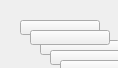
      <widget class="QWidget" name="MyHandarea">
       <property name="geometry">
        <rect>
         <x>0</x>
         <y>0</y>
         <width>118</width>
         <height>68</height>
        </rect>
       </property>
       <widget class="QPushButton" name="Myhand_9">
        <property name="geometry">
         <rect>
          <x>90</x>
          <y>90</y>
          <width>80</width>
          <height>15</height>
         </rect>
        </property>
       </widget>
       <widget class="QPushButton" name="Myhand_4">
        <property name="geometry">
         <rect>
          <x>40</x>
          <y>40</y>
          <width>80</width>
          <height>15</height>
         </rect>
        </property>
       </widget>
       <widget class="QPushButton" name="Myhand_2">
        <property name="geometry">
         <rect>
          <x>20</x>
          <y>20</y>
          <width>80</width>
          <height>15</height>
         </rect>
        </property>
       </widget>
       <widget class="QPushButton" name="Myhand_8">
        <property name="geometry">
         <rect>
          <x>80</x>
          <y>80</y>
          <width>80</width>
          <height>15</height>
         </rect>
        </property>
       </widget>
       <widget class="QPushButton" name="Myhand_11">
        <property name="geometry">
         <rect>
          <x>119</x>
          <y>55</y>
          <width>51</width>
          <height>20</height>
         </rect>
        </property>
       </widget>
       <widget class="QPushButton" name="Myhand_5">
        <property name="geometry">
         <rect>
          <x>50</x>
          <y>50</y>
          <width>80</width>
          <height>15</height>
         </rect>
        </property>
       </widget>
       <widget class="QPushButton" name="Myhand_7">
        <property name="geometry">
         <rect>
          <x>70</x>
          <y>70</y>
          <width>80</width>
          <height>15</height>
         </rect>
        </property>
       </widget>
       <widget class="QPushButton" name="Myhand_3">
        <property name="geometry">
         <rect>
          <x>30</x>
          <y>30</y>
          <width>80</width>
          <height>15</height>
         </rect>
        </property>
       </widget>
       <widget class="QPushButton" name="Myhand">
        <property name="geometry">
         <rect>
          <x>-90</x>
          <y>50</y>
          <width>80</width>
          <height>15</height>
         </rect>
        </property>
       </widget>
       <widget class="QPushButton" name="Myhand_6">
        <property name="geometry">
         <rect>
          <x>60</x>
          <y>60</y>
          <width>80</width>
          <height>15</height>
         </rect>
        </property>
       </widget>
       <widget class="QPushButton" name="Myhand_10">
        <property name="geometry">
         <rect>
          <x>360</x>
          <y>-10</y>
          <width>80</width>
          <height>15</height>
         </rect>
        </property>
       </widget>
      </widget>
